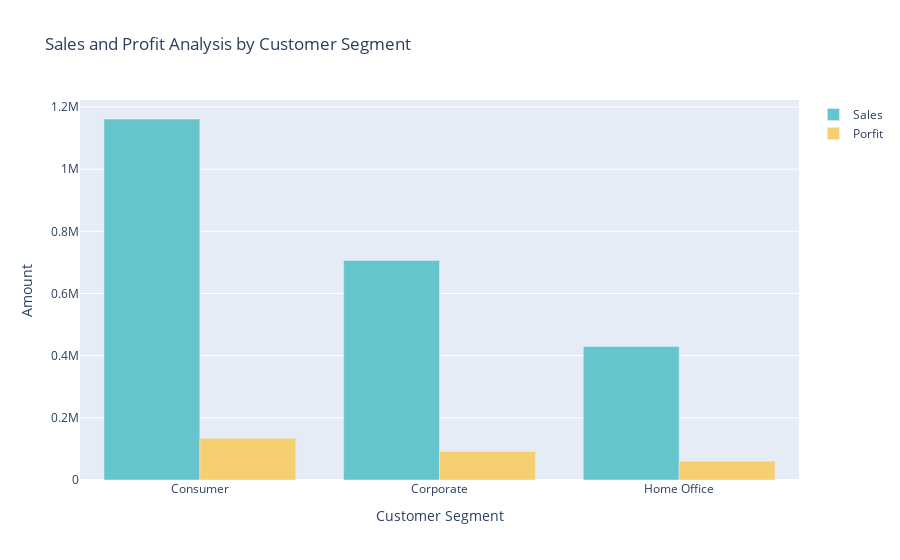

Notebook code cell kept with this figure:
### Code cell
color_palette = colors.qualitative.Pastel

fig = go.Figure()
fig.add_trace(go.Bar(x=sales_profit_by_segment["Segment"],
                     y=sales_profit_by_segment["Sales"],
                     name="Sales",
                     marker_color=color_palette[0]))
fig.add_trace(go.Bar(x=sales_profit_by_segment["Segment"],
                     y=sales_profit_by_segment["Profit"],
                     name="Porfit",
                     marker_color=color_palette[1]))
fig.update_layout(title="Sales and Profit Analysis by Customer Segment",
                  xaxis_title="Customer Segment", yaxis_title="Amount")
fig.show()

### Figure 1 — Plotly figure (JSON) as saved in the notebook; plotly's stock layout.template omitted (floating-point values rounded to 4 significant figures)
{"data": [{"marker": {"color": "rgb(102, 197, 204)"}, "name": "Sales", "type": "bar", "x": ["Consumer", "Corporate", "Home Office"], "y": [1161000.0, 706100.0, 429700.0]}, {"marker": {"color": "rgb(246, 207, 113)"}, "name": "Porfit", "type": "bar", "x": ["Consumer", "Corporate", "Home Office"], "y": [134100.0, 91980.0, 60300.0]}], "layout": {"autosize": true, "title": {"text": "Sales and Profit Analysis by Customer Segment"}, "xaxis": {"autorange": true, "range": [-0.5, 2.5], "title": {"text": "Customer Segment"}, "type": "category"}, "yaxis": {"autorange": true, "range": [0, 1223000.0], "title": {"text": "Amount"}, "type": "linear"}}}
